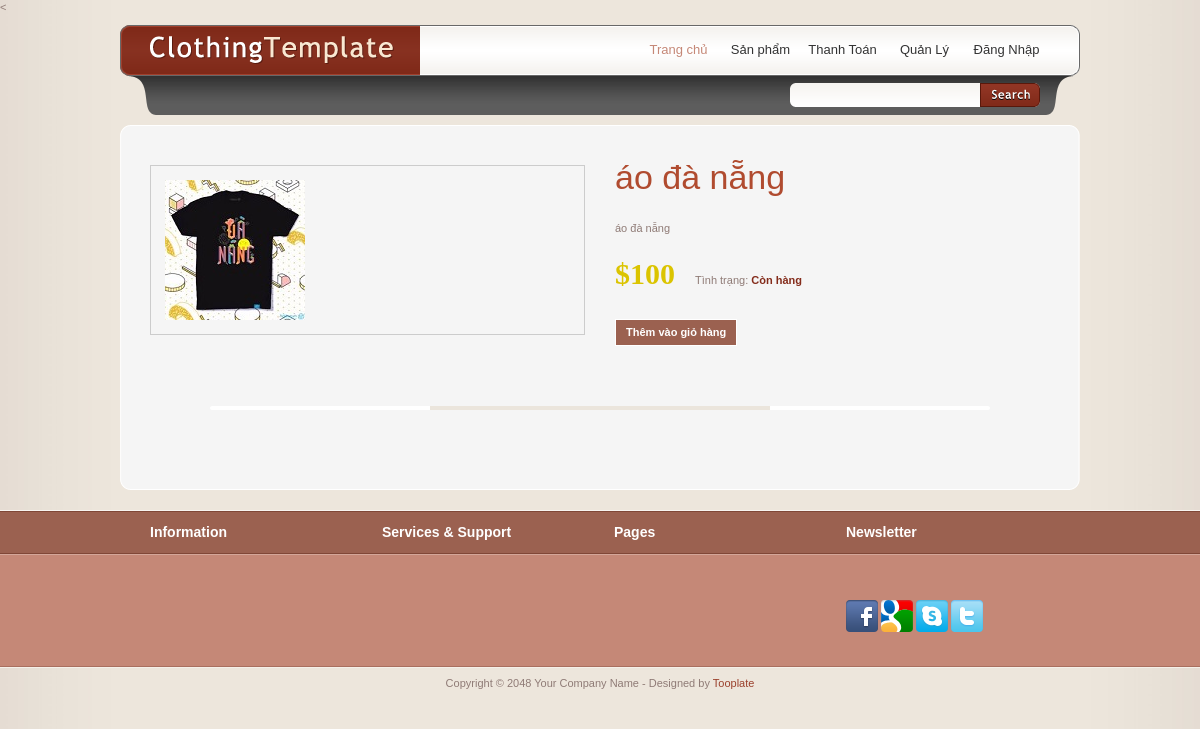
Screenshot of /exBaiTapWeb/index.php/welcome/productdetail?id=danang with the database file from the repository.
### tables this page shows
CREATE TABLE `hang` (
  `mahang` varchar(200) NOT NULL,
  `tenhang` varchar(200) NOT NULL,
  `mota` text NOT NULL,
  `hinh` varchar(200) DEFAULT NULL,
  `gia` int(11) DEFAULT NULL,
  `maloai` varchar(200) DEFAULT NULL,
  `manxb` varchar(200) DEFAULT NULL
);

### exBaiTapWeb/application/controllers/Welcome.php (called while the page is built, shortened)
<?php
class Welcome extends CI_Controller
{
    public function __construct()
    {
        $this->load->model('User_model');
        $this->load->model('Product_model');
        $this->load->model('Bill_model');
    }
    public function productDetail($product = '')
    {
        if (empty($product))
        {
            if (!empty($_GET))
            {
                $id = $_GET['id'];
                $product = $this->Product_model->searchProduct($id);
                $data = array(
                    'product' => $product[0]
                );
                $this->load->view('productdetail', $data);
            } else
            {
                $this->load->view('productdetail', array
                (
                    'mess' => 'không sản phẩm được chọn',
                    'product' => '0'
                ));
            }
        } else
        {
            $this->load->view('productdetail', $product);
        }
    }
}

### exBaiTapWeb/index.php (called while the page is built, shortened)
<?php
require_once BASEPATH.'core/CodeIgniter.php';

### exBaiTapWeb/application/models/Product_model.php (called while the page is built, shortened)
<?php
class Product_model extends CI_Model
{
    public function searchProduct($id)
    {
        $this->db->where('mahang',$id);
        return $this->db->get('hang')->result_array();
    }
}

### exBaiTapWeb/application/views/productdetail.php (the view, shortened to what this page needs)
<!DOCTYPE html PUBLIC "-//W3C//DTD XHTML 1.0 Transitional//EN" "http://www.w3.org/TR/xhtml1/DTD/xhtml1-transitional.dtd">
<html xmlns="http://www.w3.org/1999/xhtml">
<head>
    <link href="<?php
    echo LAYOUT_URL
    ?>tooplate_style.css" rel="stylesheet" type="text/css"/>
    <link rel="stylesheet" type="text/css" href="<?php
    echo LAYOUT_URL
    ?>css/ddsmoothmenu.css"/>
    <link rel="stylesheet" type="text/css" media="all" href="<?php
    echo LAYOUT_URL
    ?>css/jquery.dualSlider.0.2.css"/>
    <link rel="stylesheet" href="<?php
    echo LAYOUT_URL
    ?>css/slimbox2.css" type="text/css" media="screen"/>
</head>
<body>
<div id="tooplate_wrapper">
    <div id="tooplate_header">
        <div id="header_top">
            <div id="site_title"><a href="index">Clothing Template</a></div>
            <div id="tooplate_menu" class="ddsmoothmenu">
                <ul>
                    <li><a href="index" class="selected">Trang chủ</a></li>
                    <li><a href="allProduct">Sản phẩm</a>
                    </li>
                    <li><a href="viewCart">Thanh Toán</a></li>
                    <li><a href="manageProducts">Quản Lý</a></li>
                    <?php
                    if (isset($_SESSION['user']))
                    {
                        echo "<li><a href='# class='last'>Hello {$_SESSION['user'][0]['tenkh']}</a></li>";
                        echo "<li><a href='logout' class='last'>Đăng Xuất
                </a></li>";
                    } else
                    {
                        echo '<li><a href="login" class="last">Đăng Nhập</a></li>';
                    }
                    ?>
                </ul>
                <br style="clear: left"/>
            </div>
        </div>
        <div id="header_bottom">
            <div id="tooplate_search">
                <form action="search" method="get">
                    <input type="text" id="keyword" title="keyword" onfocus="clearText(this)"
                           onblur="clearText(this)" class="txt_field" name="id"/>
                    <input type="submit" name="Search" value=" " alt="Search" id="searchbutton" title="search"
                           class="sub_btn"/>
                </form>
            </div>
        </div>
    </div>
    <div id="tooplate_main"><span class="main_border main_border_t"></span><span class="main_border main_border_b"></span>
    	<div class="product">
        	<div class="col col_2 product_preview">
	            <a rel="lightbox" href="<?php
echo LAYOUT_URL.$product['hinh'];
?>"><img src="<?php
echo LAYOUT_URL.$product['hinh'];
?>" class="left" alt="image" /></a>
            </div>
            <div class="col col_2 product_detail">
            	<h1><?php echo $product['tenhang']; ?></h1>
                <p><?php echo $product['mota']; ?></p>
                <div class="clear h20"></div>
              <p class="price">$<?php echo $product['gia'] ?><span>Tình trạng: <strong>Còn hàng</strong></span></p>
                <div class="clear h20"></div>
              <a href="addCart?id=<?php echo $product['mahang']; ?>" class="button left">Thêm vào giỏ hàng</a>
			</div>
		</div>
        <hr />
    </div>
</div>
<div id="tooplate_bottom_wrapper">
    <div id="tooplate_bottom">
        <div class="col col_4">
            <h4>Information</h4>
        </div>
        <div class="col col_4">
            <h4>Services &amp; Support</h4>
        </div>
        <div class="col col_4 twitter">
            <h4>Pages</h4>
        </div>
        <div class="col col_4">
            <h4>Newsletter</h4>
            <div class="clear h30"></div>
            <a href="#"><img src="<?php echo LAYOUT_URL;?>images/facebook.png" alt="Facebook"/></a>
            <a href="#"><img src="<?php echo LAYOUT_URL;?>images/google.png" alt="Google"/></a>
            <a href="#"><img src="<?php echo LAYOUT_URL;?>images/skype.png" alt="Skype"/></a>
            <a href="#"><img src="<?php echo LAYOUT_URL;?>images/twitter2.png" alt="Twitter"/></a>
        </div>
    </div>
</div>
<div id="tooplate_footer_wrapper">
    <div id="tooplate_footer">
        Copyright © 2048 Your Company Name
        - Designed by <a href="http://www.tooplate.com">Tooplate</a>
    </div>
</div>
</body>
</html>

### exBaiTapWeb/tooplate_style.css (style rules this page uses)
body { margin: 0; padding: 0; color: #8f7b76; font-family: Verdana, Arial, Helvetica, sans-serif; font-size: 11px; line-height: 1.4em; background-color: #d5ccbd; background-image: url(images/tooplate_body.jpg); background-repeat: repeat-y; background-position: center; }
h1, h2, h3, h4, h5, h6 { color:#b04b2f; font-weight:400; padding: 0; margin: 0 0 10px 0; }
h1 { font-size:34px; margin-bottom: 35px }
h4 { font-size:18px }
.left { float:left }
.clear { clear: both }
.h20 { height: 20px }
.h30 { height: 30px }
img { margin: 0; padding: 0; border: 0 }
p { margin: 0 0 10px 0; padding: 0 }
hr { clear: both; margin-bottom: 40px; padding-top: 28px; border: none; background: url(images/tooplate_hr.png) center bottom no-repeat }
input { margin-bottom: 10px }
a:link, a:visited { color:#9b412d; text-decoration: none }
a.button { display: inline-block; padding: 5px 10px; background: #9b6150; border: 1px solid #fff; color: #fff; font-weight: 700 }
a.button, a.more { text-decoration: none }
#tooplate_wrapper { width: 960px; margin: 0 auto; padding: 10px; }
#tooplate_header { height: 90px; margin-bottom: 20px; background: url(images/tooplate_header.png) no-repeat }
#header_top { padding: 10px 30px; height: 30px; }
#header_bottom { padding: 8px 40px; height: 24px; line-height: 24px; color: #ccc }
#tooplate_main { padding: 30px 15px; position: relative; margin-bottom: 20px; background: url(images/tooplate_main_m.png) repeat-y }
#tooplate_main .main_border { position: absolute; left: 0; width: 960px; height: 10px; }
#tooplate_main .main_border_t { top: -10px; background: url(images/tooplate_main_t.png) }
#tooplate_main .main_border_b { bottom: -10px; background: url(images/tooplate_main_b.png) }
#tooplate_bottom_wrapper { width: 100%; background: #c58877 url(images/tooplate_bottom.png) repeat-x top }
#tooplate_bottom { width: 930px; margin: 0 auto; padding: 10px 15px 0; color: #ece6dd }
#tooplate_footer_wrapper { width: 100%; background: url(images/tooplate_footer.png) repeat-x top }
#tooplate_footer { width: 930px; margin: 0 auto; padding: 10px 15px 10px; text-align: center; }
.col { float: left; margin: 0 15px 30px 15px; }
.col_2 { width: 435px }
.col_4 { width: 202px; }
#site_title { float: left; }
#site_title a { display: block; font-size: 12px; font-family: Georgia, "Times New Roman", Times, serif; width: 250px; height: 30px; color: #acacac; text-indent: -10000px; background: url(images/tooplate_logo.png) no-repeat center left }
#tooplate_menu { float: right }
#tooplate_search { float: right; width: 250px; height: 24px; background: url(images/tooplate_search.png) }
#tooplate_search form { margin: 0; padding: 0; }
#tooplate_search .txt_field { float: left; display: block; height: 24px; width: 180px; padding: 0 5px; margin: 0; color: #ccc; font-size: 12px; font-variant: normal; border: none; background: none; }
#tooplate_search .sub_btn { float: right; display: block; height: 24px; width: 60px; cursor: pointer; border: none; background: none; }
.product h1, .product h2 { margin-left: 20px; }
.product .price { font-size: 30px; color: #dbc400; font-weight: 700; font-family: "MS Serif", "New York", serif; }
.product .price span { font-family: Verdana, Geneva, sans-serif; display: inline-block; margin-left: 20px; font-size: 11px; font-weight: 400; color: #8f7b76 }
.product .price strong { color: #842c1b }
#tooplate_main .product .product_detail h1 { margin: 0 0 30px 0; padding: 5px 0 }
#tooplate_main .product .product_preview { width: 405px; padding: 14px; border: 1px solid #ccc }
#tooplate_bottom h4 { font-size: 14px; color: #fff; font-weight: 700; padding: 5px 0 20px; }
#tooplate_bottom a { color: #fff }

### exBaiTapWeb/css/ddsmoothmenu.css (style rules this page uses)
.ddsmoothmenu ul { margin: 0; padding: 0; list-style-type: none; }
.ddsmoothmenu ul li { position: relative; display: inline; float: left; }
.ddsmoothmenu ul li a { display: block; height: 30px; width: 77px; margin-right: 5px; line-height: 30px; font-size: 13px; color: #333; text-align: center; text-decoration: none; font-weight: 400; outline: none; background:url(../images/templatemo_menu_divider.png) center right no-repeat }
.ddsmoothmenu ul li a.last { background: none }
.ddsmoothmenu ul li a.selected, .ddsmoothmenu ul li a:hover { color: #c58877; }

### rows the page displays
hang: hinh (picture), tenhang "áo đà nẵng", mota "áo đà nẵng", gia "100"
